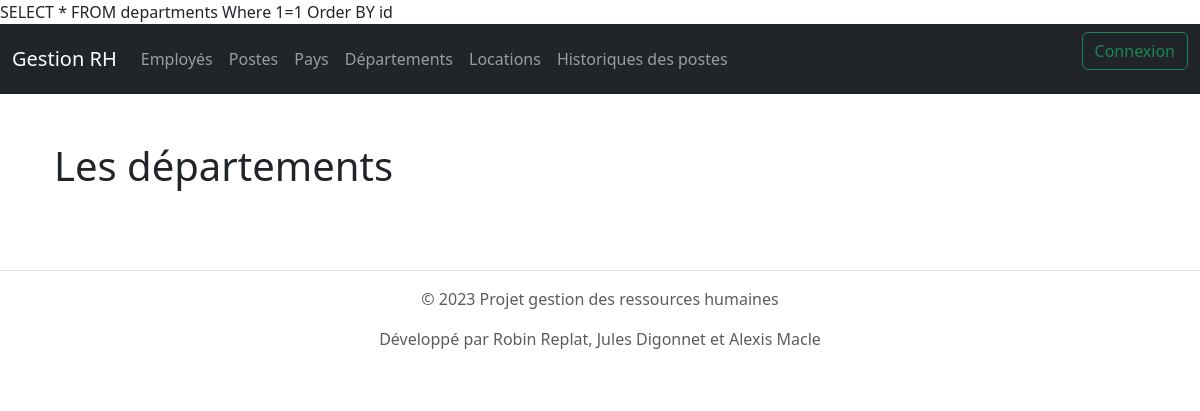
/departements, run on an earlier commit of the app's database.
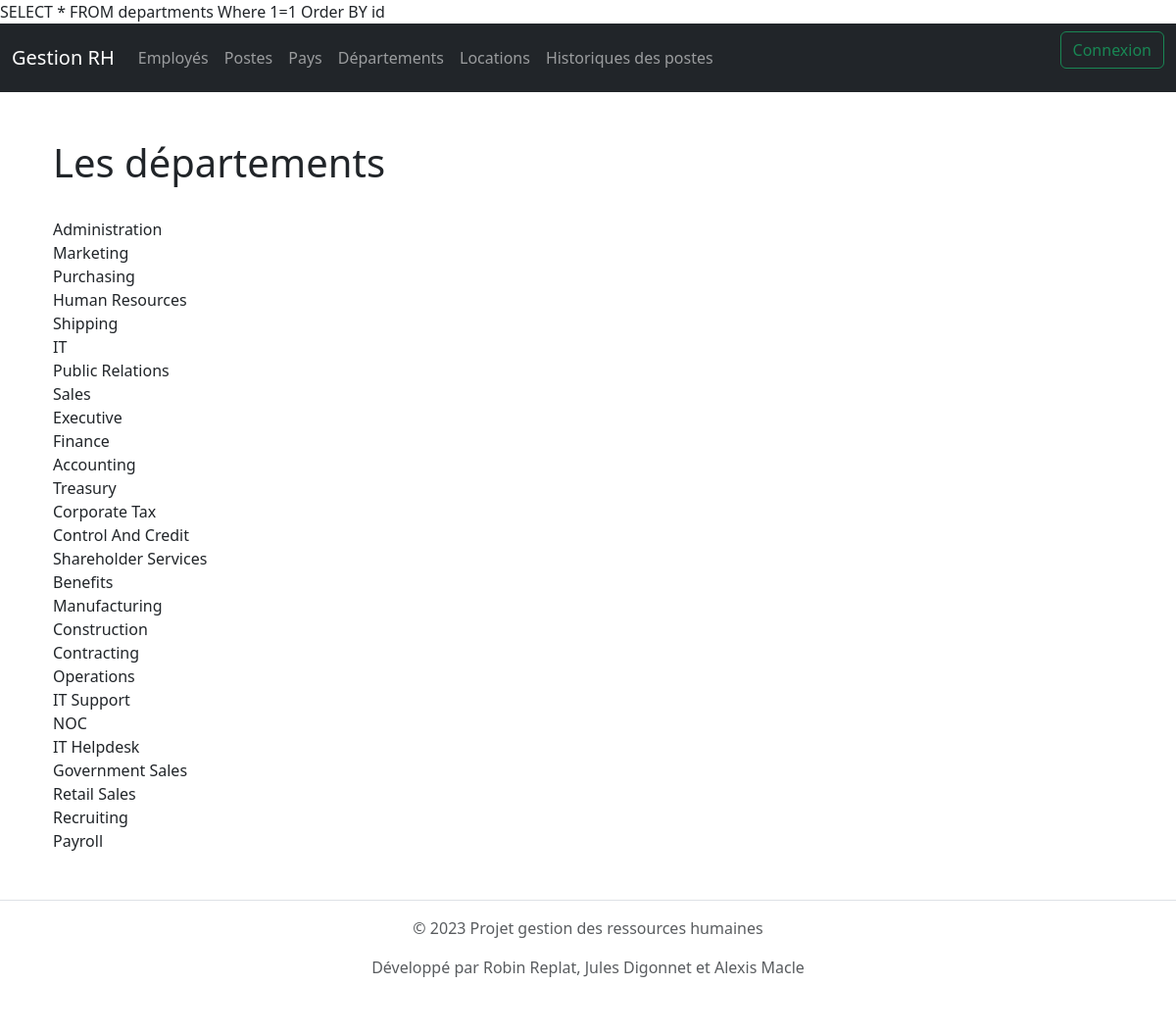
And on a later commit of the database.
### tables this page shows
CREATE TABLE `departments` (
  `id` int NOT NULL,
  `DEPARTMENT_NAME` varchar(255) NOT NULL,
  `MANAGER_ID` int NOT NULL,
  `LOCATION_ID` int NOT NULL
);

### src/controllers/departements.php (called while the page is built, shortened)
<?php
class departements extends controller
{
    var $departement;
    public function __construct()
    {
        $this->departement = $this->models['departement'];
    }
    public function index(): void
    {
        $d = [];
        $d['departements'] = $this->departement->getAllDepartment();
        $this->render('index');
    }
}

### src/core/model.php (called while the page is built, shortened)
<?php
class Model
{
    public $table;
    public $conf = "default";
    public $db;
    function __construct()
    {
        $conf = conf::$databases[$this->conf];
        try {
            $this->db = new PDO(
                'mysql:host=' . $conf['host'] . ';dbname=' . $conf['database'],
                $conf['public'],
                $conf['password'],
                array(
                    PDO::MYSQL_ATTR_INIT_COMMAND => 'SET NAMES utf8',
                    PDO::ATTR_ERRMODE => PDO::ERRMODE_WARNING
                )
            );
        } catch (PDOException $e) {
            print "Erreur !: " . $e->getMessage() . "<br/>";
            die();
        }
    }
    function find($data)
    {
        $fields = "*";
        $inner = " ";
        $union = " ";
        $group = " ";
        $condition = "1=1";
        $order = "id";
        $limit = " ";
        if (isset($data['order'])) {
            $order = $data['order'];
        }
        $sql = 'SELECT ' . $fields .
            ' FROM ' . $this->table .
            '  ' . $inner .
            ' Where ' . $condition .
            ' ' . $union .
            ' ' . $group .
            ' Order BY ' . $order .
            ' ' . $limit;
        $stmt = $this->db->prepare($sql);
        if ($stmt->execute()) {
            $data = $stmt->fetchall(PDO::FETCH_OBJ);
            return $data;
        } else {
            echo "<br/> erreur SQL";
        }
    }
}

### src/models/departement.php (called while the page is built, shortened)
<?php
class departement extends Model
{
   public  function getAllDepartment(): false|array|null
    {
        return $this->find(array(
            "order" => ' id',
        ));
    }
}

### src/views/departements/index.php (the view)
<div class="container-fluid !direction !spacing">
    <div class="row">
        <div class="col">
            <br>
            <h1> Les départements </h1>
            <br>
            <?php
            foreach ($departements as $d) {
                echo $d->DEPARTMENT_NAME ."<br>";
            }
            ?>
            <br>
        </div>
    </div>
</div>

What changed in the data, as far as the page shows it:
added departments: DEPARTMENT_NAME "Administration"
added departments: DEPARTMENT_NAME "Marketing"
added departments: DEPARTMENT_NAME "Purchasing"
added departments: DEPARTMENT_NAME "Human Resources"
added departments: DEPARTMENT_NAME "Shipping"
added departments: DEPARTMENT_NAME "IT"
added departments: DEPARTMENT_NAME "Public Relations"
added departments: DEPARTMENT_NAME "Sales"
added departments: DEPARTMENT_NAME "Executive"
added departments: DEPARTMENT_NAME "Finance"
added departments: DEPARTMENT_NAME "Accounting"
added departments: DEPARTMENT_NAME "Treasury"
added departments: DEPARTMENT_NAME "Corporate Tax"
added departments: DEPARTMENT_NAME "Control And Credit"
added departments: DEPARTMENT_NAME "Shareholder Services"
added departments: DEPARTMENT_NAME "Benefits"
added departments: DEPARTMENT_NAME "Manufacturing"
added departments: DEPARTMENT_NAME "Construction"
added departments: DEPARTMENT_NAME "Contracting"
added departments: DEPARTMENT_NAME "Operations"
added departments: DEPARTMENT_NAME "IT Support"
added departments: DEPARTMENT_NAME "NOC"
added departments: DEPARTMENT_NAME "IT Helpdesk"
added departments: DEPARTMENT_NAME "Government Sales"
added departments: DEPARTMENT_NAME "Retail Sales"
added departments: DEPARTMENT_NAME "Recruiting"
added departments: DEPARTMENT_NAME "Payroll"
